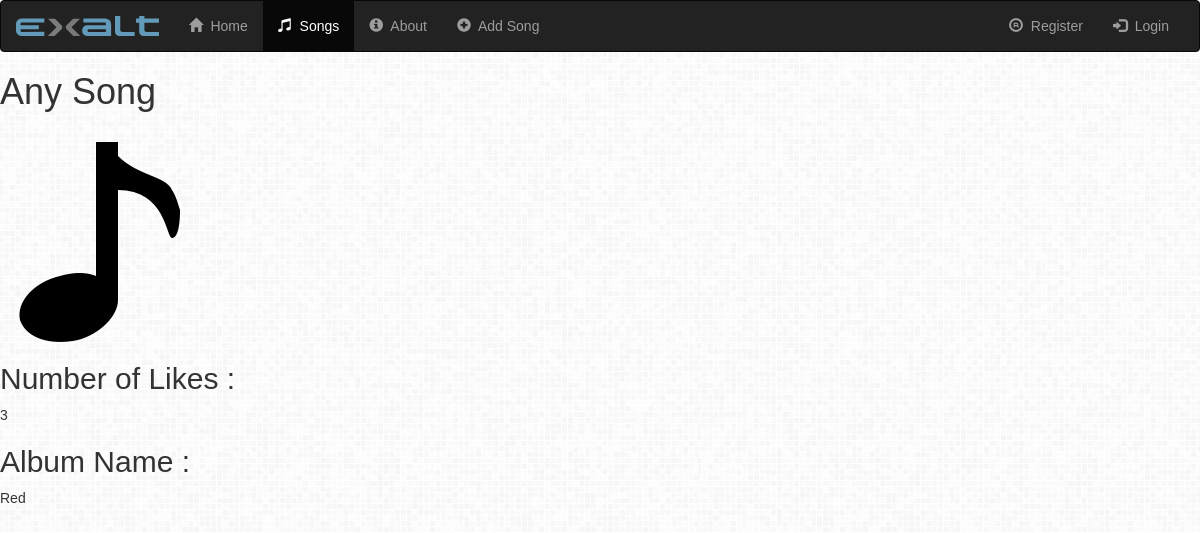
Screenshot of /myapp/songs/1 with the database file from the repository.
### myapp/models.py (models this page shows, shortened)
class Song(models.Model):
    name = models.CharField(max_length=100)
    likes = models.IntegerField(default=0)
    album = models.CharField(max_length=100,default='',null=False)
    isFavorite= models.BooleanField(default=False)
    logo= models.FileField(blank=True, null=True)

### myapp/views.py (the view)
# urls.py: path("songs/"+"<int:pk>",views.song.as_view(),name='song'),
class song(DetailView):
    model = Song
    template_name = "myapp/song.html"

### myapp/templates/myapp/song.html (shortened to what this page needs)
{% extends 'myapp/base.html' %}
{% block songs %}"active"{% endblock %}
{% block body %}
<h1>{{ song.name }}</h1> <br>
<img src="{{ song.logo.url }}" class="img-responsive" >
<h2>Number of Likes : </h2>
{{ object.likes }}
<h2>Album Name : </h2>
{{ object.album}}
{% endblock %}

### myapp/static/myapp/style.css (style rules this page uses)
body { background: white url("images/background.jpg"); }
* { box-sizing: border-box; }
body { font-family: Arial, Helvetica, sans-serif; }

### rows the page displays
Song: name "Any Song", logo (picture), likes "3", album "Red"
